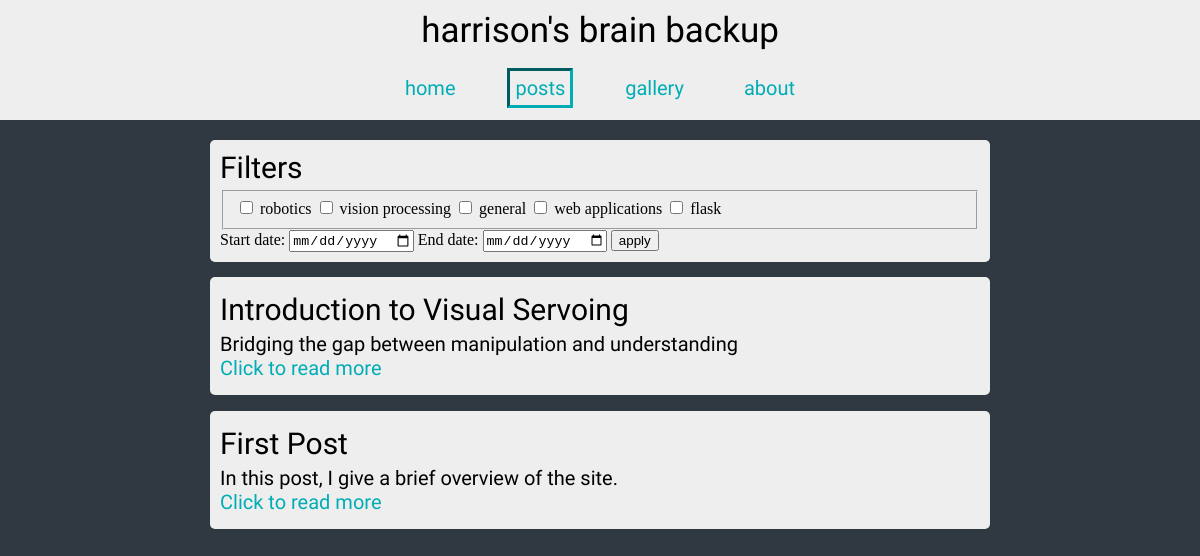
The page /posts on the database its author committed.
### tables this page shows
CREATE TABLE tag (
    id INTEGER PRIMARY KEY AUTOINCREMENT,
    name TEXT NOT NULL UNIQUE
);

CREATE TABLE post (
    id INTEGER PRIMARY KEY AUTOINCREMENT,
    created TIMESTAMP DEFAULT CURRENT_TIMESTAMP,
    title TEXT NOT NULL UNIQUE,
    description TEXT NOT NULL,
    body TEXT NOT NULL
);

### brainbackup/routes.py (the view)
@current_app.route('/posts', methods=["GET", "POST"])
def posts():
    tags = db.get_tags()
    request_start = None
    request_end = None
    request_tags = []
    if request.method == "POST":
        request_start = request.form['start']
        request_end = request.form['end']
        request_tags = request.form.getlist('tags')
        posts = db.get_posts(startDate=request_start, endDate=request_end, tags=request_tags)
    else:
        posts = db.get_posts(orderByDate=True, limit=5)
    return render_template('posts.html', current='posts', tags=tags, posts=posts, \
                                         request_start=request_start, request_end=request_end, \
                                         request_tags=request_tags)

### brainbackup/db.py (called while the page is built, shortened)
def get_db():
    if 'db' not in g:
        g.db = sqlite3.connect(
            app.config['DATABASE_URI'],
            detect_types=sqlite3.PARSE_DECLTYPES
        )
        g.db.row_factory = sqlite3.Row
    return g.db

def query_db(query, args=()):
    cur = get_db().execute(query, args)
    rv = cur.fetchall()
    cur.close()
    return rv

def get_posts(startDate=None, endDate=None, orderByDate=True, \
              tags=None, id=None, values=["*"], limit=None):
    query = 'SELECT '
    args = []
    query += ', '.join(values)
    query += ' FROM post '
    firstInList = True
    if startDate:
        query += 'WHERE '
        query += '? <= created '
        args.append(startDate)
        firstInList = False
    if orderByDate:
        query += 'ORDER BY created DESC '
    if limit:
        query += 'LIMIT ? '
        args.append(limit)
    return query_db(query, list(args))

def get_tags(post_ref=None):
    query = 'SELECT * FROM '
    query += 'post_tag INNER JOIN tag ON post_tag.tag_ref = tag.id '
    args = []
    if post_ref:
        query += 'WHERE '
        query += '? = post_tag.post_ref '
        args.append(post_ref)
    query += 'GROUP BY tag_ref '
    return query_db(query, args)

### brainbackup/templates/posts.html (shortened to what this page needs)
{% extends 'layout.html' %}
{% block content %}
    <div class="content">
        <form class="content-alternating-boxes" method="POST" action="/posts">
            <link rel="stylesheet" href="{{ url_for('static', filename='css/filter.css') }}">
            <div class="filter" id="tag">
                <h2>Filters</h2>
                <fieldset id="tag-filter">
                    {% for t in tags %}
                        {% if (t['id'] | string) in request_tags %}
                            <input type="checkbox" name="tags" value={{ t['id'] }} checked>
                                {{ t['name'] }}
                            </input>
                        {% else %}
                            <input type="checkbox" name="tags" value={{ t['id'] }}>
                                {{ t['name'] }}
                        {% endif %}
                    {% endfor %}
                </fieldset>
                <label for="start">Start date:</label>
                {% if request_start %}
                    <input type="date" name="start" value={{request_start}}>
                {% else %}
                    <input type="date" name="start">
                {% endif %}
                <label for="end">End date:</label>
                {% if request_end %}
                    <input type="date" name="end" value={{request_end}}>
                {% else %}
                    <input type="date" name="end">
                {% endif %}
                <input type="submit" value="apply">
            </div>
            {% for i in range(posts | length) %}
                {% include 'post-snippet.html' %}
            {% endfor %}
        </div>
    </div>
{% endblock %}

### brainbackup/templates/post-snippet.html
<div class="post-snippet">
    <h2>{{ posts[i].title }}</h2>
    <div>{{ posts[i].description }}</div>
    <a href=" {{ '/post/%s'%posts[i].id }}">Click to read more</a>
</div>

### brainbackup/static/css/main.css (style rules this page uses)
html, body { margin: 0; height: 100%; }
h2 { font: 30px 'Ubuntu', 'Lucida Bright'; margin: 0 0 5px 0; }
a { color: #00adb5; text-decoration: None; }
.content { margin-top: 20px; width: 65%; }
.content-alternating-boxes { display: flex; flex-wrap: wrap; justify-content: space-between; }
.content-alternating-boxes > div { width: 47%; margin-bottom: 2%; }
.post-snippet { background-color: #eeeeee; border-radius: 5px; padding: 15px 10px; font: 20px 'Ubuntu', 'Lucida Bright'; }
@media screen and (max-width: 1300px) { .content-alternating-boxes > div { width: 100%; } }

### brainbackup/static/css/filter.css (style rules this page uses)
.filter { background-color: #eeeeee; border-radius: 5px; padding: 10px 10px; width: 500px; }

### rows shown on the page
tag: name "robotics"
tag: name "vision processing"
tag: name "general"
tag: name "web applications"
tag: name "flask"
post: title "Introduction to Visual Servoing", description "Bridging the gap between manipulation and understanding"
post: title "First Post", description "In this post, I give a brief overview of the site."
